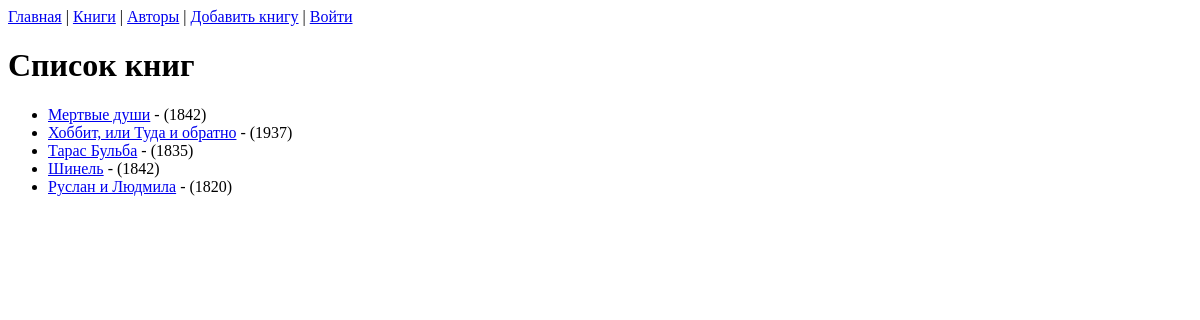
/books/, run on an earlier commit of the app's database.
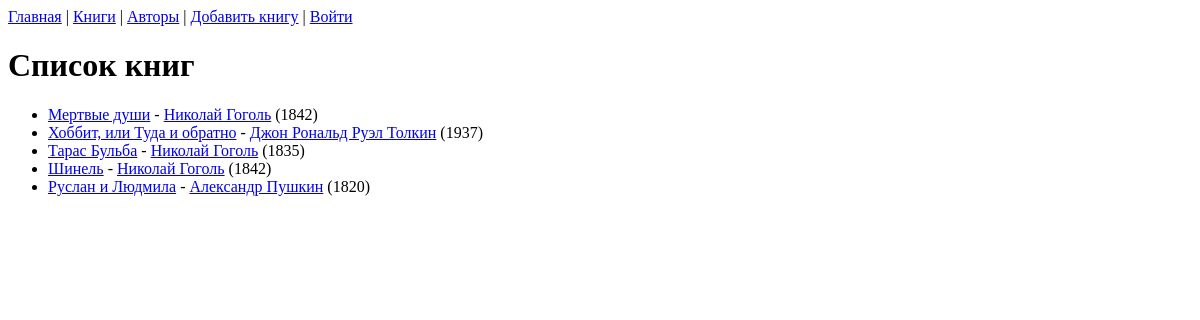
And on a later commit of the database.
### library/models.py (models this page shows, shortened)
class Book(models.Model):
    title = models.CharField(max_length=200, help_text='title')
    author = models.ForeignKey(
        Author,
        null=True,
        on_delete=models.SET_NULL,
        help_text='author'
        )
    pub_year = models.IntegerField(
        default=0,
        blank=True,
        help_text='1900',
        verbose_name='year of published'
        )
    short_des = models.CharField(
        max_length=300,
        blank=True,
        help_text='description',
        verbose_name='short description'
        )
    genre = models.ManyToManyField(Genre, help_text = 'genre')
    image = models.ImageField(
        upload_to='images/book',
        help_text='Cover image',
        blank=True,
        verbose_name='cover image',
        )
    def display_genre(self) -> str:
        return ', '.join(genre.name for genre in self.genre.all()[:3])
    display_genre.short_description = 'Genre'
    def get_absolute_url(self):
        return reverse('book-detail', args=[str(self.id)])

class Author(models.Model):
    first_name = models.CharField(max_length=100,
                                default='',
                                help_text='имя')
    last_name = models.CharField(max_length=100,
                                default='',
                                help_text='фамилия')
    surename = models.CharField(max_length=100,
                                default='',
                                null=True,
                                blank=True,
                                help_text='отчество, если есть')
    birth_day = models.DateField(blank=True, help_text='1900-01-01')
    short_bio = models.CharField(
        max_length=300,
        blank=True,
        help_text='biography',
        verbose_name='short biography'
        )
    portrait = models.ImageField(
        upload_to='images/authors',
        help_text='Portrait',
        blank=True,
        verbose_name='portrait',
        )
    def get_absolute_url(self):
            return reverse('author-detail', args=[str(self.id)])
    def __str__(self) -> str:
        return f'{self.first_name} {self.last_name}'

### library/views.py (the view)
# urls.py: path('books/', views.BookListView.as_view(), name='books'),
class BookListView(generic.ListView):
    model = Book
    paginate_by = 10

### templates/library/book_list.html
{% extends "base.html" %}
{% block content %}
  <h1>Список книг</h1>
  {% if book_list %}
    <ul>
      {% for book in book_list %}
      <li>
        <a href="{{ book.get_absolute_url }}">{{ book.title }}</a>
         -
         <a href="{{ book.author.get_absolute_url }}">{{ book.author }}</a>
         ({{book.pub_year}})
      </li>
      {% endfor %}
    </ul>
  {% else %}
    <p>Книги отсутствуют в библиотеке.</p>
  {% endif %}
{% endblock %}

### templates/base.html (shortened to what this page needs)
<!DOCTYPE html>
<html>
  <head>
  </head>
  <body>
    {% block sidebar %}
      <div>
        <a href="{% url 'index' %}">Главная</a> |
        <a href="{% url 'books' %}">Книги</a> |
        <a href="{% url 'author' %}">Авторы</a> |
        <a href="{% url 'add-book' %}">Добавить книгу</a> |
        {% if user.is_authenticated %}
        Пользователь: {{ user.get_username }}
        <a href="{% url 'logout' %}?next={{ request.path }}">Выйти</a>
        {% else %}
        <a href="{% url 'login' %}?next={{ request.path }}">Войти</a>
        {% endif %}
      </div>
    {% endblock %}
    {% block content %}{% endblock %}
  </body>
</html>

What changed in the data, as far as the page shows it:
changed Book "Мертвые души": author_id 1 → 5 (drawn); author (not shown) → "Николай Гоголь"
changed Book "Хоббит, или Туда и обратно": author_id 2 → 6 (drawn); author (not shown) → "Джон Рональд Руэл Толкин"
changed Book "Тарас Бульба": author_id 1 → 5 (drawn); author (not shown) → "Николай Гоголь"
changed Book "Шинель": author_id 1 → 5 (drawn); author (not shown) → "Николай Гоголь"
changed Book "Руслан и Людмила": author_id 3 → 4 (drawn); author (not shown) → "Александр Пушкин"
